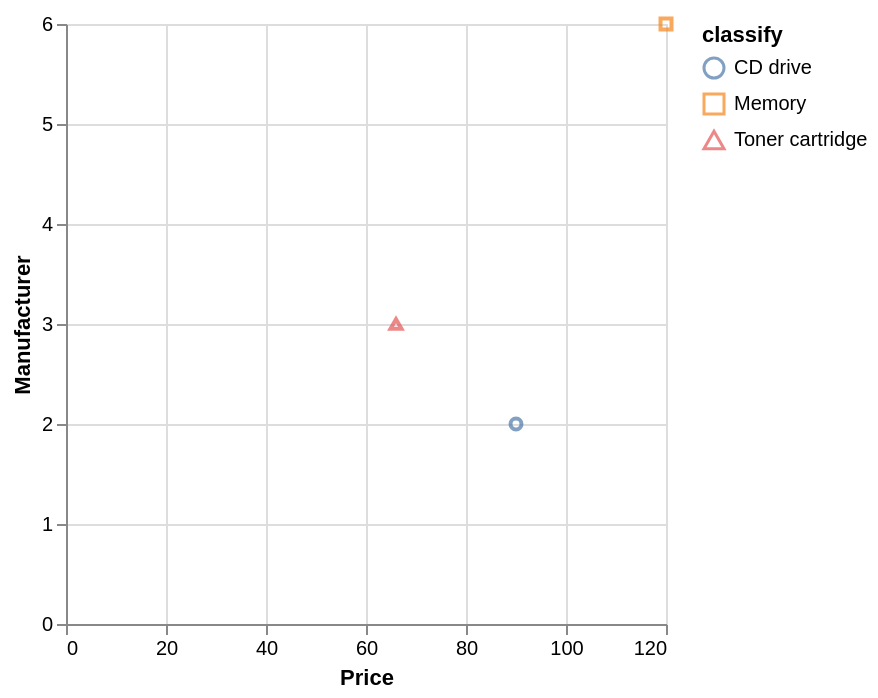

Write a Vega-Lite specification for this figure.
### Vega-Lite specification from a JSON file in a GitHub repository (floating-point values rounded to 4 significant figures)
{"data": {"values": [{"x_data": 90, "y_data": 2, "classify": "CD drive"}, {"x_data": 120, "y_data": 6, "classify": "Memory"}, {"x_data": 66, "y_data": 3, "classify": "Toner cartridge"}]}, "mark": "point", "encoding": {"x": {"field": "x_data", "type": "quantitative", "title": "Price", "scale": {"zero": "false"}}, "y": {"field": "y_data", "type": "quantitative", "title": "Manufacturer", "scale": {"zero": "false"}}, "color": {"field": "classify", "type": "nominal"}, "shape": {"field": "classify", "type": "nominal"}}}
